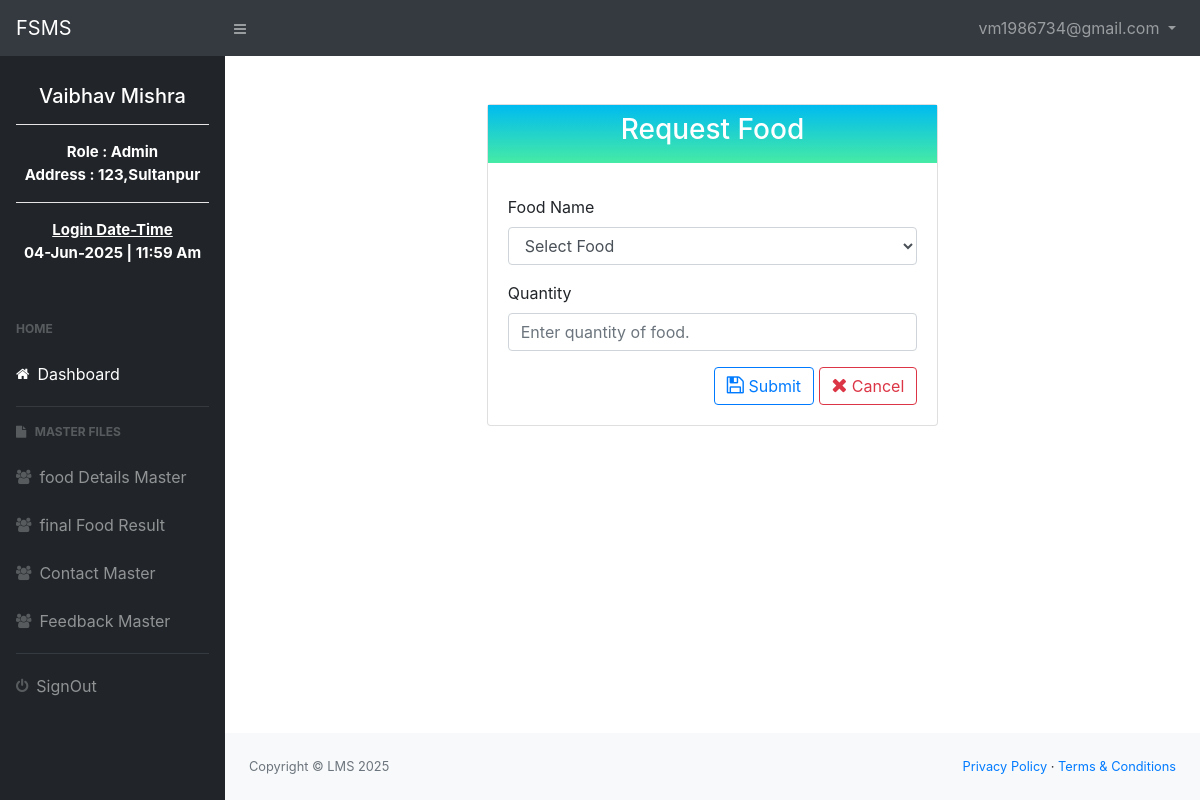
/Managecfood.php (signed in), run on the app's committed database.
### tables this page shows
CREATE TABLE `users` (
  `user_id` int(11) NOT NULL,
  `username` varchar(50) NOT NULL,
  `password` varchar(255) NOT NULL,
  `contact` varchar(10) NOT NULL,
  `email` varchar(100) NOT NULL,
  `address` varchar(50) NOT NULL,
  `role` enum('admin','farmer','supplier','consumer') NOT NULL
);

### Managecfood.php (the view, shortened to what this page needs)
<?php
include("shared/conn.php");
?>
<!DOCTYPE html>
<html lang="en">
<head>
    <link rel="stylesheet" href="css/all.min.css" />
      <link rel="stylesheet" href="css/bootstrap.min.css" />
      <link rel="stylesheet" href="css/admincss.css" />
      <link rel="stylesheet" href="https://cdnjs.cloudflare.com/ajax/libs/font-awesome/4.7.0/css/font-awesome.min.css">
   </head>
   <body class="sb-nav-fixed" >
   <?php include_once("shared/adminpagetop.php") ?>
   <div id="layoutSidenav">
     <?php include_once("shared/adminsidenav.php") ?>
     <div id="layoutSidenav_content">
      <main>
<header>
    <div class="container">
        <div class="row">
            <div class="col-md-6 mx-auto">
                <div class="card mt-5">
                    <div class="card-title bg-primary p-2 text-center" style="background:linear-gradient(#00bbf0,#45eba5);">
                        <h3 class="text-white">Request Food</h3>
                    </div>
                    <div class="card-body">
                        <form method="post" enctype="multipart/form-data">
                            <div class="form-group">
                                <label>Food Name</label>
                                <select id="ddlfoodname" name="ddlfoodname" class="form-control">
                                    <option value="0" selected="selected">Select Food</option>
                                </select>
                            </div>
                            <div class="form-group">
                                <label>Quantity</label>
                                <input type="number" id="txtquantity" name="txtquantity" required placeholder="Enter quantity of food."
                                       class="form-control" />
                            </div>
                            <div class="text-right">
                                <button class="btn btn-outline-primary" type="submit">
                                    <i style='font-size:20px' class='fa fa-save'></i> Submit
                                </button>
                                <button class="btn btn-outline-danger" type="button" onclick="window.location.replace('requestfDetails')">
                                    <i style='font-size:20px' class='fa fa-times'></i> Cancel
                                </button>
                            </div>
                        </form>
                    </div>
                </div>
            </div>
        </div>
    </div>
</header>
</main>
<?php
include_once("shared/adminpagebottom.php")
?>
</body>
</html>

### shared/adminsidenav.php (shortened to what this page needs)
<div id="layoutSidenav_nav">
<nav class="sb-sidenav accordion sb-sidenav-dark" id="sidenavAccordion">
    <div class="sb-sidenav-menu">
         <?php
         include_once("shared/conn.php");
              if(isset($_SESSION["email"]) &&
                isset($_SESSION["logstatus"]) &&
               $_SESSION["role"]=="admin")
                 {
                    $username="guest";
                    if(isset($_SESSION["email"]))
                    $email=$_SESSION["email"];
                    $rs=mysqli_query($conn,"SELECT * FROM users WHERE email='$email'") or die("Error: ".mysqli_error($conn));
                    if($row=mysqli_fetch_row($rs))
                    {
                       $username=$row[1];
                       $Address=$row[5];
                       $role=$row[6];
                    }
                ?>
      <div class="nav">
            <div class="sb-sidenav-menu-heading text-center text-white text-capitalize " style="font-size:15px;">
                <h5><?php echo "$username"  ?><br/></h5><hr color=white>
                <?php echo "Role : $role" ?><br/>
                <?php echo "Address : $Address" ?><br/><hr color=white>
                <p class="mt-2" >
                <u>Login Date-Time</u><br> <?php echo date('d-M-Y | h:i a')?>
                </p>
            </div>
                    <div class="sb-sidenav-menu-heading">Home</div>
                    <a class="nav-link" href="">
                        <div class="sb-nav-link-icon">
                            <i class="fa fa-home"></i>
                        </div>
                        Dashboard
                    </a>
                    <div style="border-bottom: 1px solid"
		                class="ml-3 mr-3 mt-2 mb-2 text-dark">
                     </div>
                    <div class="sb-sidenav-menu-heading pt-2">
                        <i class="fa fa-file"></i>
                        &nbsp;&nbsp;Master Files
                    </div>
                    <a class="nav-link" href="./itemDetails">
                    <div class="sb-nav-link-icon">
                        <i class="fa fa-users"></i>
                        </div>
                            food Details Master
                    </a>
                    <a class="nav-link" href="FoodresultDetails">
                    <div class="sb-nav-link-icon">
                        <i class="fa fa-users"></i>
                        </div>
                           final Food Result
                    </a>
                    <a class="nav-link" href="contactDetails">
                    <div class="sb-nav-link-icon">
                        <i class="fa fa-users"></i>
                        </div>
                            Contact Master
                    </a>
                    <a class="nav-link" href="feedbackDetails">
                    <div class="sb-nav-link-icon">
                        <i class="fa fa-users"></i>
                        </div>
                            Feedback Master
                    </a>
                        <div style="border-bottom: 1px solid"
                                class="ml-3 mr-3 mt-2 mb-2 text-dark">
                        </div>
                        <a class="nav-link" href="signout.php">
                            <div class="sb-nav-link-icon">
                                    <i class="fa fa-power-off"></i>
                            </div>
                                SignOut
                        </a>
                </div>
             <?php
              }
            ?>
        </div>
    </nav>
</div>

### data on the page
users: username "Vaibhav Mishra", role "Admin", address "123,Sultanpur"

### other printed values
$_SESSION["email"] "vm1986734@gmail.com"
